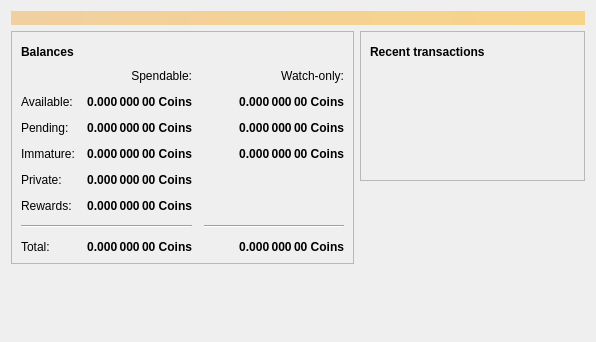
<?xml version="1.0" encoding="UTF-8"?>
<ui version="4.0">
 <class>OverviewPage</class>
 <widget class="QWidget" name="OverviewPage">
  <property name="geometry">
   <rect>
    <x>0</x>
    <y>0</y>
    <width>596</width>
    <height>342</height>
   </rect>
  </property>
  <property name="windowTitle">
   <string>Form</string>
  </property>
  <layout class="QVBoxLayout" name="topLayout">
   <item>
    <widget class="QLabel" name="labelAlerts">
     <property name="visible">
      <bool>false</bool>
     </property>
     <property name="styleSheet">
      <string notr="true">QLabel { background-color: qlineargradient(x1: 0, y1: 0, x2: 1, y2: 0, stop:0 #F0D0A0, stop:1 #F8D488); color:#000000; }</string>
     </property>
     <property name="wordWrap">
      <bool>true</bool>
     </property>
     <property name="margin">
      <number>3</number>
     </property>
     <property name="textInteractionFlags">
      <set>Qt::TextSelectableByMouse</set>
     </property>
    </widget>
   </item>
   <item>
    <layout class="QHBoxLayout" name="horizontalLayout" stretch="1,1">
     <item>
      <layout class="QVBoxLayout" name="verticalLayout_2">
       <item>
        <widget class="QFrame" name="frame">
         <property name="frameShape">
          <enum>QFrame::StyledPanel</enum>
         </property>
         <property name="frameShadow">
          <enum>QFrame::Raised</enum>
         </property>
         <layout class="QVBoxLayout" name="verticalLayout_4">
          <item>
           <layout class="QHBoxLayout" name="horizontalLayout_4">
            <item>
             <widget class="QLabel" name="label_6">
              <property name="font">
               <font>
                <weight>75</weight>
                <bold>true</bold>
               </font>
              </property>
              <property name="text">
               <string>Balances</string>
              </property>
             </widget>
            </item>
            <item>
             <widget class="QPushButton" name="labelWalletStatus">
              <property name="enabled">
               <bool>true</bool>
              </property>
              <property name="maximumSize">
               <size>
                <width>30</width>
                <height>16777215</height>
               </size>
              </property>
              <property name="toolTip">
               <string>The displayed information may be out of date. Your wallet automatically synchronizes with the Komodo network after a connection is established, but this process has not completed yet.</string>
              </property>
              <property name="text">
               <string/>
              </property>
              <property name="icon">
               <iconset resource="../komodo.qrc">
                <normaloff>:/icons/warning</normaloff>
                <disabledoff>:/icons/warning</disabledoff>:/icons/warning</iconset>
              </property>
              <property name="iconSize">
               <size>
                <width>24</width>
                <height>24</height>
               </size>
              </property>
              <property name="flat">
               <bool>true</bool>
              </property>
             </widget>
            </item>
            <item>
             <spacer name="horizontalSpacer_4">
              <property name="orientation">
               <enum>Qt::Horizontal</enum>
              </property>
              <property name="sizeHint" stdset="0">
               <size>
                <width>40</width>
                <height>20</height>
               </size>
              </property>
             </spacer>
            </item>
           </layout>
          </item>
          <item>
           <layout class="QGridLayout" name="gridLayout" rowstretch="0,0,0,0,0,0,0,0">
            <property name="spacing">
             <number>12</number>
            </property>
            <item row="7" column="0">
             <widget class="QLabel" name="labelTotalText">
              <property name="text">
               <string>Total:</string>
              </property>
             </widget>
            </item>
            <item row="7" column="1">
             <widget class="QLabel" name="labelTotal">
              <property name="font">
               <font>
                <weight>75</weight>
                <bold>true</bold>
               </font>
              </property>
              <property name="cursor">
               <cursorShape>IBeamCursor</cursorShape>
              </property>
              <property name="toolTip">
               <string>Your current total balance</string>
              </property>
              <property name="text">
               <string notr="true">0.000 000 00 Coins</string>
              </property>
              <property name="alignment">
               <set>Qt::AlignRight|Qt::AlignTrailing|Qt::AlignVCenter</set>
              </property>
              <property name="textInteractionFlags">
               <set>Qt::LinksAccessibleByMouse|Qt::TextSelectableByKeyboard|Qt::TextSelectableByMouse</set>
              </property>
             </widget>
            </item>
            <item row="1" column="2">
             <widget class="QLabel" name="labelWatchAvailable">
              <property name="font">
               <font>
                <weight>75</weight>
                <bold>true</bold>
               </font>
              </property>
              <property name="cursor">
               <cursorShape>IBeamCursor</cursorShape>
              </property>
              <property name="toolTip">
               <string>Your current balance in watch-only addresses</string>
              </property>
              <property name="text">
               <string notr="true">0.000 000 00 Coins</string>
              </property>
              <property name="alignment">
               <set>Qt::AlignRight|Qt::AlignTrailing|Qt::AlignVCenter</set>
              </property>
              <property name="textInteractionFlags">
               <set>Qt::LinksAccessibleByMouse|Qt::TextSelectableByKeyboard|Qt::TextSelectableByMouse</set>
              </property>
             </widget>
            </item>
            <item row="2" column="2">
             <widget class="QLabel" name="labelWatchPending">
              <property name="font">
               <font>
                <weight>75</weight>
                <bold>true</bold>
               </font>
              </property>
              <property name="cursor">
               <cursorShape>IBeamCursor</cursorShape>
              </property>
              <property name="toolTip">
               <string>Unconfirmed transactions to watch-only addresses</string>
              </property>
              <property name="text">
               <string notr="true">0.000 000 00 Coins</string>
              </property>
              <property name="alignment">
               <set>Qt::AlignRight|Qt::AlignTrailing|Qt::AlignVCenter</set>
              </property>
              <property name="textInteractionFlags">
               <set>Qt::LinksAccessibleByMouse|Qt::TextSelectableByKeyboard|Qt::TextSelectableByMouse</set>
              </property>
             </widget>
            </item>
            <item row="3" column="2">
             <widget class="QLabel" name="labelWatchImmature">
              <property name="font">
               <font>
                <weight>75</weight>
                <bold>true</bold>
               </font>
              </property>
              <property name="cursor">
               <cursorShape>IBeamCursor</cursorShape>
              </property>
              <property name="toolTip">
               <string>Mined balance in watch-only addresses that has not yet matured</string>
              </property>
              <property name="text">
               <string notr="true">0.000 000 00 Coins</string>
              </property>
              <property name="alignment">
               <set>Qt::AlignRight|Qt::AlignTrailing|Qt::AlignVCenter</set>
              </property>
              <property name="textInteractionFlags">
               <set>Qt::LinksAccessibleByMouse|Qt::TextSelectableByKeyboard|Qt::TextSelectableByMouse</set>
              </property>
             </widget>
            </item>
            <item row="6" column="0" colspan="2">
             <widget class="Line" name="line">
              <property name="orientation">
               <enum>Qt::Horizontal</enum>
              </property>
             </widget>
            </item>
            <item row="2" column="1">
             <widget class="QLabel" name="labelUnconfirmed">
              <property name="font">
               <font>
                <weight>75</weight>
                <bold>true</bold>
               </font>
              </property>
              <property name="cursor">
               <cursorShape>IBeamCursor</cursorShape>
              </property>
              <property name="toolTip">
               <string>Total of transactions that have yet to be confirmed, and do not yet count toward the spendable balance</string>
              </property>
              <property name="text">
               <string notr="true">0.000 000 00 Coins</string>
              </property>
              <property name="alignment">
               <set>Qt::AlignRight|Qt::AlignTrailing|Qt::AlignVCenter</set>
              </property>
              <property name="textInteractionFlags">
               <set>Qt::LinksAccessibleByMouse|Qt::TextSelectableByKeyboard|Qt::TextSelectableByMouse</set>
              </property>
             </widget>
            </item>
            <item row="6" column="2">
             <widget class="Line" name="lineWatchBalance">
              <property name="sizePolicy">
               <sizepolicy hsizetype="Preferred" vsizetype="Fixed">
                <horstretch>0</horstretch>
                <verstretch>0</verstretch>
               </sizepolicy>
              </property>
              <property name="minimumSize">
               <size>
                <width>140</width>
                <height>0</height>
               </size>
              </property>
              <property name="orientation">
               <enum>Qt::Horizontal</enum>
              </property>
             </widget>
            </item>
            <item row="3" column="0">
             <widget class="QLabel" name="labelImmatureText">
              <property name="text">
               <string>Immature:</string>
              </property>
             </widget>
            </item>
            <item row="3" column="1">
             <widget class="QLabel" name="labelImmature">
              <property name="font">
               <font>
                <weight>75</weight>
                <bold>true</bold>
               </font>
              </property>
              <property name="cursor">
               <cursorShape>IBeamCursor</cursorShape>
              </property>
              <property name="toolTip">
               <string>Mined balance that has not yet matured</string>
              </property>
              <property name="text">
               <string notr="true">0.000 000 00 Coins</string>
              </property>
              <property name="alignment">
               <set>Qt::AlignRight|Qt::AlignTrailing|Qt::AlignVCenter</set>
              </property>
              <property name="textInteractionFlags">
               <set>Qt::LinksAccessibleByMouse|Qt::TextSelectableByKeyboard|Qt::TextSelectableByMouse</set>
              </property>
             </widget>
            </item>
            <item row="7" column="2">
             <widget class="QLabel" name="labelWatchTotal">
              <property name="font">
               <font>
                <weight>75</weight>
                <bold>true</bold>
               </font>
              </property>
              <property name="cursor">
               <cursorShape>IBeamCursor</cursorShape>
              </property>
              <property name="toolTip">
               <string>Current total balance in watch-only addresses</string>
              </property>
              <property name="text">
               <string notr="true">0.000 000 00 Coins</string>
              </property>
              <property name="alignment">
               <set>Qt::AlignRight|Qt::AlignTrailing|Qt::AlignVCenter</set>
              </property>
              <property name="textInteractionFlags">
               <set>Qt::LinksAccessibleByMouse|Qt::TextSelectableByKeyboard|Qt::TextSelectableByMouse</set>
              </property>
             </widget>
            </item>
            <item row="0" column="2">
             <widget class="QLabel" name="labelWatchonly">
              <property name="text">
               <string>Watch-only:</string>
              </property>
              <property name="alignment">
               <set>Qt::AlignRight|Qt::AlignTrailing|Qt::AlignVCenter</set>
              </property>
             </widget>
            </item>
            <item row="1" column="0">
             <widget class="QLabel" name="labelBalanceText">
              <property name="text">
               <string>Available:</string>
              </property>
             </widget>
            </item>
            <item row="1" column="1">
             <widget class="QLabel" name="labelBalance">
              <property name="font">
               <font>
                <weight>75</weight>
                <bold>true</bold>
               </font>
              </property>
              <property name="cursor">
               <cursorShape>IBeamCursor</cursorShape>
              </property>
              <property name="toolTip">
               <string>Your current spendable balance</string>
              </property>
              <property name="text">
               <string notr="true">0.000 000 00 Coins</string>
              </property>
              <property name="alignment">
               <set>Qt::AlignRight|Qt::AlignTrailing|Qt::AlignVCenter</set>
              </property>
              <property name="textInteractionFlags">
               <set>Qt::LinksAccessibleByMouse|Qt::TextSelectableByKeyboard|Qt::TextSelectableByMouse</set>
              </property>
             </widget>
            </item>
            <item row="0" column="1">
             <widget class="QLabel" name="labelSpendable">
              <property name="text">
               <string>Spendable:</string>
              </property>
              <property name="alignment">
               <set>Qt::AlignRight|Qt::AlignTrailing|Qt::AlignVCenter</set>
              </property>
             </widget>
            </item>
            <item row="2" column="0">
             <widget class="QLabel" name="labelPendingText">
              <property name="text">
               <string>Pending:</string>
              </property>
              <property name="margin">
               <number>0</number>
              </property>
             </widget>
            </item>
            <item row="4" column="0">
             <widget class="QLabel" name="labelPrivateTotalText">
              <property name="mouseTracking">
               <bool>false</bool>
              </property>
              <property name="text">
               <string>Private:</string>
              </property>
              <property name="textFormat">
               <enum>Qt::AutoText</enum>
              </property>
             </widget>
            </item>
            <item row="4" column="1">
             <widget class="QLabel" name="labelPrivateBalance">
              <property name="font">
               <font>
                <weight>75</weight>
                <bold>true</bold>
               </font>
              </property>
              <property name="cursor">
               <cursorShape>IBeamCursor</cursorShape>
              </property>
              <property name="toolTip">
               <string>Your current private balance</string>
              </property>
              <property name="text">
               <string>0.000 000 00 Coins</string>
              </property>
              <property name="alignment">
               <set>Qt::AlignRight|Qt::AlignTrailing|Qt::AlignVCenter</set>
              </property>
              <property name="textInteractionFlags">
               <set>Qt::LinksAccessibleByMouse|Qt::TextSelectableByKeyboard|Qt::TextSelectableByMouse</set>
              </property>
             </widget>
            </item>
            <item row="2" column="3">
             <spacer name="horizontalSpacer_2">
              <property name="orientation">
               <enum>Qt::Horizontal</enum>
              </property>
              <property name="sizeType">
               <enum>QSizePolicy::Expanding</enum>
              </property>
              <property name="sizeHint" stdset="0">
               <size>
                <width>40</width>
                <height>13</height>
               </size>
              </property>
             </spacer>
            </item>
            <item row="5" column="1">
             <widget class="QLabel" name="labelInterestBalance">
              <property name="font">
               <font>
                <weight>75</weight>
                <bold>true</bold>
               </font>
              </property>
              <property name="cursor">
               <cursorShape>IBeamCursor</cursorShape>
              </property>
              <property name="toolTip">
               <string>Your current rewards (interest)</string>
              </property>
              <property name="text">
               <string>0.000 000 00 Coins</string>
              </property>
              <property name="alignment">
               <set>Qt::AlignRight|Qt::AlignTrailing|Qt::AlignVCenter</set>
              </property>
              <property name="textInteractionFlags">
               <set>Qt::LinksAccessibleByMouse|Qt::TextSelectableByKeyboard|Qt::TextSelectableByMouse</set>
              </property>
             </widget>
            </item>
            <item row="5" column="0">
             <widget class="QLabel" name="labelInterestTotalText">
              <property name="text">
               <string>Rewards:</string>
              </property>
             </widget>
            </item>
           </layout>
          </item>
         </layout>
        </widget>
       </item>
       <item>
        <spacer name="verticalSpacer">
         <property name="orientation">
          <enum>Qt::Vertical</enum>
         </property>
         <property name="sizeHint" stdset="0">
          <size>
           <width>20</width>
           <height>40</height>
          </size>
         </property>
        </spacer>
       </item>
      </layout>
     </item>
     <item>
      <layout class="QVBoxLayout" name="verticalLayout_3">
       <item>
        <widget class="QFrame" name="frame_2">
         <property name="frameShape">
          <enum>QFrame::StyledPanel</enum>
         </property>
         <property name="frameShadow">
          <enum>QFrame::Raised</enum>
         </property>
         <layout class="QVBoxLayout" name="verticalLayout">
          <item>
           <layout class="QHBoxLayout" name="horizontalLayout_2">
            <item>
             <widget class="QLabel" name="label_4">
              <property name="font">
               <font>
                <weight>75</weight>
                <bold>true</bold>
               </font>
              </property>
              <property name="text">
               <string>Recent transactions</string>
              </property>
             </widget>
            </item>
            <item>
             <widget class="QPushButton" name="labelTransactionsStatus">
              <property name="enabled">
               <bool>true</bool>
              </property>
              <property name="maximumSize">
               <size>
                <width>30</width>
                <height>16777215</height>
               </size>
              </property>
              <property name="toolTip">
               <string>The displayed information may be out of date. Your wallet automatically synchronizes with the Komodo network after a connection is established, but this process has not completed yet.</string>
              </property>
              <property name="text">
               <string/>
              </property>
              <property name="icon">
               <iconset resource="../komodo.qrc">
                <normaloff>:/icons/warning</normaloff>
                <disabledoff>:/icons/warning</disabledoff>:/icons/warning</iconset>
              </property>
              <property name="iconSize">
               <size>
                <width>24</width>
                <height>24</height>
               </size>
              </property>
              <property name="flat">
               <bool>true</bool>
              </property>
             </widget>
            </item>
            <item>
             <spacer name="horizontalSpacer">
              <property name="orientation">
               <enum>Qt::Horizontal</enum>
              </property>
              <property name="sizeHint" stdset="0">
               <size>
                <width>40</width>
                <height>20</height>
               </size>
              </property>
             </spacer>
            </item>
           </layout>
          </item>
          <item>
           <widget class="TransactionOverviewWidget" name="listTransactions">
            <property name="styleSheet">
             <string notr="true">QListView { background: transparent; }</string>
            </property>
            <property name="frameShape">
             <enum>QFrame::NoFrame</enum>
            </property>
            <property name="verticalScrollBarPolicy">
             <enum>Qt::ScrollBarAlwaysOff</enum>
            </property>
            <property name="horizontalScrollBarPolicy">
             <enum>Qt::ScrollBarAlwaysOff</enum>
            </property>
            <property name="sizeAdjustPolicy">
             <enum>QAbstractScrollArea::AdjustToContents</enum>
            </property>
            <property name="selectionMode">
             <enum>QAbstractItemView::NoSelection</enum>
            </property>
            <property name="uniformItemSizes">
             <bool>true</bool>
            </property>
           </widget>
          </item>
         </layout>
        </widget>
       </item>
       <item>
        <spacer name="verticalSpacer_2">
         <property name="orientation">
          <enum>Qt::Vertical</enum>
         </property>
         <property name="sizeHint" stdset="0">
          <size>
           <width>20</width>
           <height>40</height>
          </size>
         </property>
        </spacer>
       </item>
      </layout>
     </item>
    </layout>
   </item>
  </layout>
 </widget>
 <customwidgets>
  <customwidget>
   <class>TransactionOverviewWidget</class>
   <extends>QListView</extends>
   <header>qt/transactionoverviewwidget.h</header>
  </customwidget>
 </customwidgets>
 <resources>
  <include location="../komodo.qrc"/>
 </resources>
 <connections/>
</ui>
